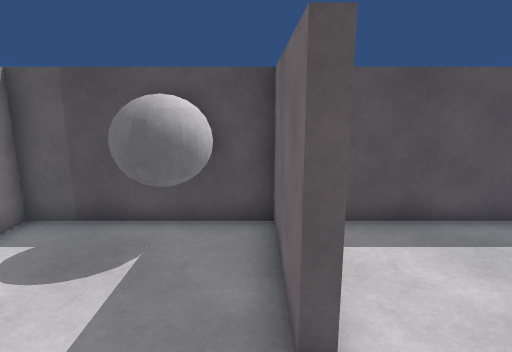
[1] (above)

16 first-person views from a walk through a scene from a Unity 3-D project. The camera is 1.5 m above the floor, tilts 12° down and sees 75° across. The floor is counted in squares, 0.5 m on a side. Each view is taken from the middle of a square. On the plan, view 1 faces up. The plan holds only what a view shows up to about 20 squares ahead; the rest is blank. The player character is not drawn.

[2]
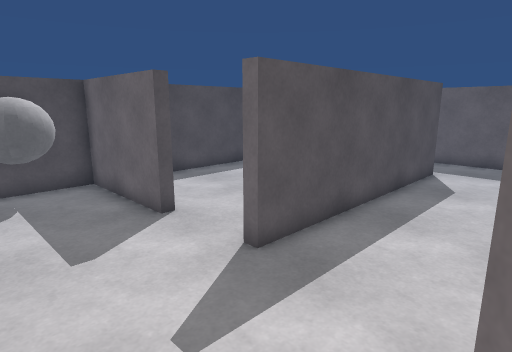

[3]
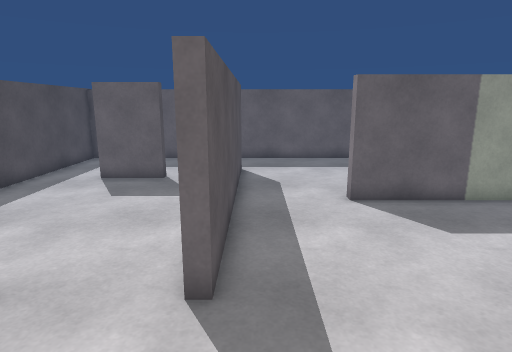

[4]
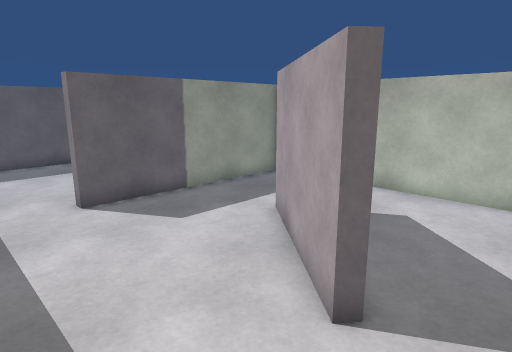

[5]
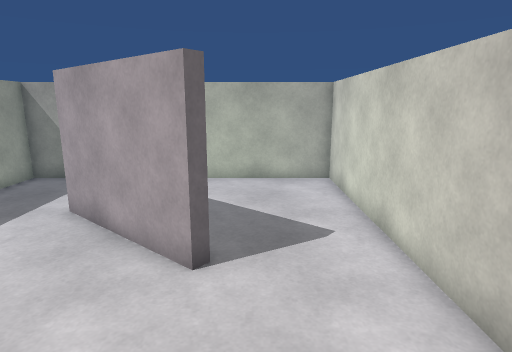

[6]
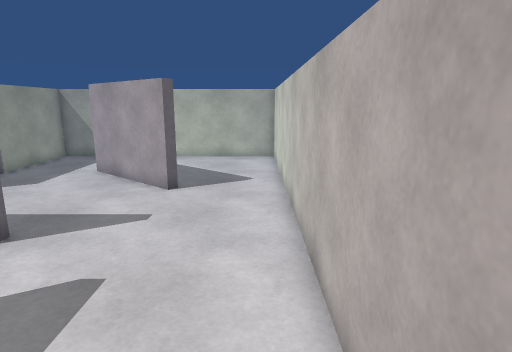

[7]
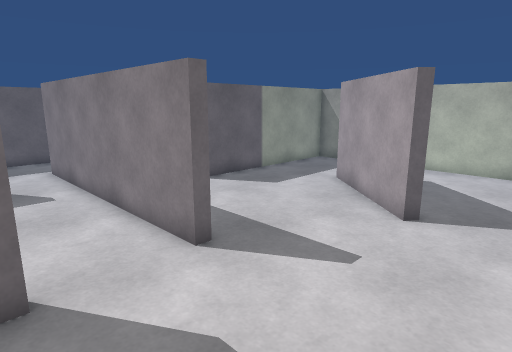

[8]
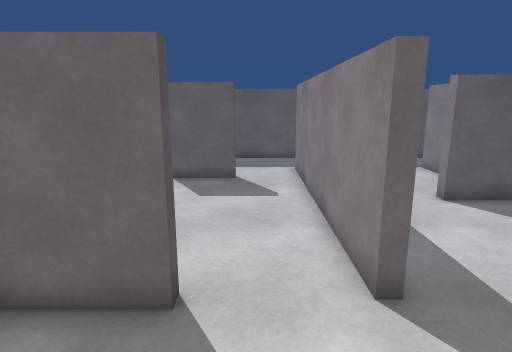

[9]
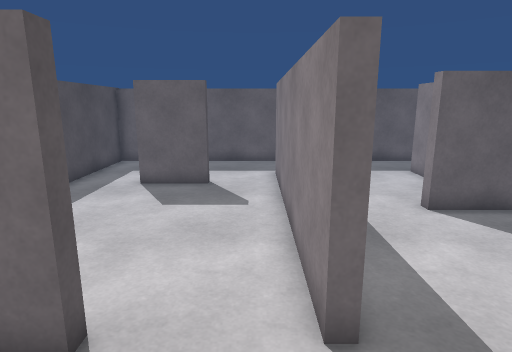

[10]
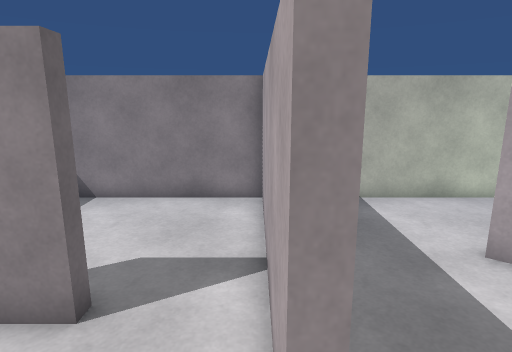

[11]
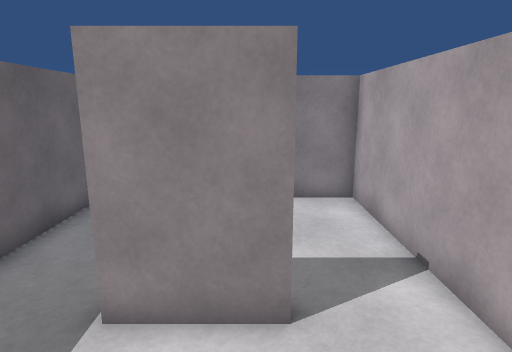

[12]
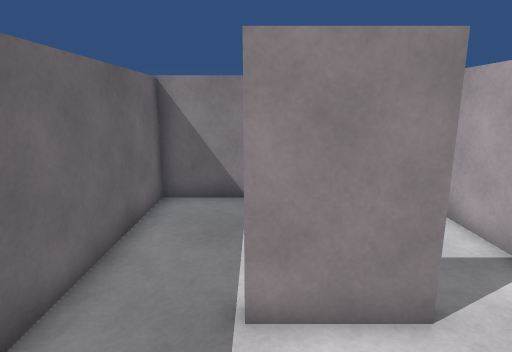

[13]
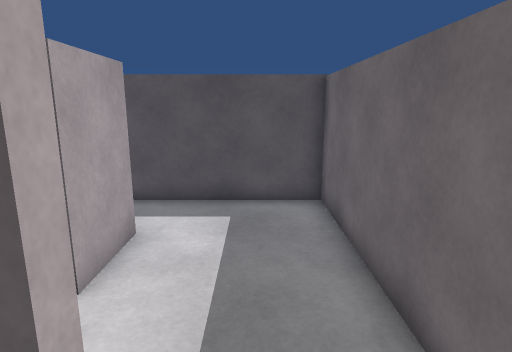

[14]
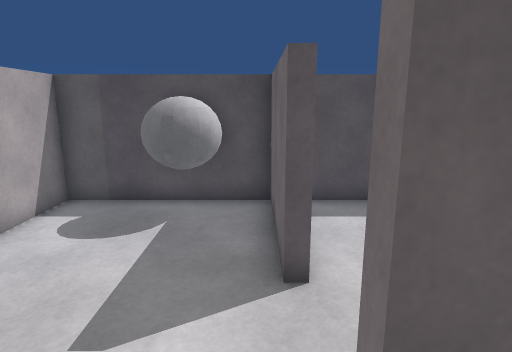

[15]
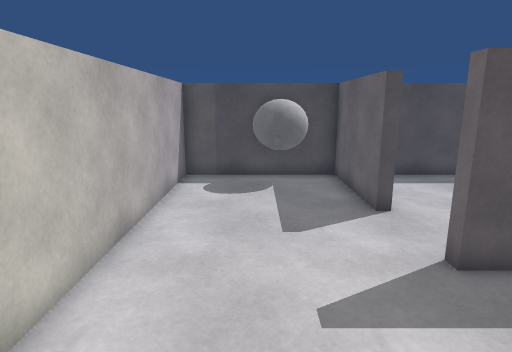

[16]
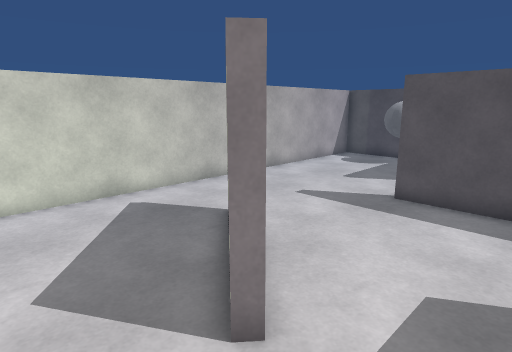

### Floor plan
Points are (right, up) in squares from view 1. A wall is a line through its corners. A room is listed if a view was taken in it or the views show most of it. See-through windows are left out.
Room 1 (views 1, 3, 4, 5, 6, 7, 8, 9, 10, 14)
walls: (1, 3.2) (0.5, 3.2) (0.5, 8.4) (-6.1, 8.4) (-6.1, -3.5); (-2.1, -5.1) (-1.8, -4.7) (2.4, -8.2); (7.4, -0.3) (0.7, -0.3) (0.7, 0.1); (6.3, -7.5) (6.3, -4) (6.8, -4)
ways out: opening at (-4, -4.3) to room 2; opening at (4, -8) to room 2; opening at (6.5, -2) to room 3; opening at (1, 2) to room 4
objects: white ball (-3, 6) to (-1, 7)
Room 2 (views 2, 15, 16)
walls: (2.4, -8.2) (2.1, -8.6) (0.4, -7.2); (-6.1, -3.5) (-6.1, -12.7) (6.3, -12.7) (6.3, -7.5)
ways out: opening at (-4, -4.3) to room 1; opening at (4, -8) to room 1
Room 3 (views 11, 12, 13)
walls: (11.7, -0.3) (7.4, -0.3); (9.5, -6.1) (12.3, -6.1); (6.8, -4) (6.8, -5.5); (15.1, -5.5) (15.1, -0.5)
ways out: opening at (6.5, -2) to room 1; opening at (13, 0) to room 4; opening at (8.5, -6.5) to room 5; opening at (13.5, -6.5) to room 5
Room 4 (no view inside)
walls: (10.1, 5.6) (10.1, 2.9) (9.7, 2.9) (9.7, 5.6); (0.7, 0.1) (11.7, 0.1) (11.7, -0.3); (15.1, -0.5) (15.1, 8.4) (1.8, 8.4)
ways out: opening at (1, 2) to room 1; opening at (13, 0) to room 3
Room 5 (no view inside)
walls: (9.5, -6.6) (9.5, -6.1); (6.8, -5.5) (6.8, -12.7) (15.1, -12.7) (15.1, -5.5)
ways out: opening at (8.5, -6.5) to room 3; opening at (13.5, -6.5) to room 3

Positions as (right, up) in squares from view 1, and headings:
1: (0, 0), facing up
2: (-4, -5), facing up-right
3: (-4, -1), facing right
4: (-4, -1), facing down-right
5: (-3, 1), facing down
6: (-5, 7), facing down
7: (-5, 4), facing down-right
8: (-4, 2), facing right
9: (-3, 1), facing right
10: (7, -2), facing down
11: (10, -2), facing down
12: (12, -2), facing down
13: (13, -2), facing up
14: (0, -2), facing up
15: (-3, -6), facing up
16: (5, -11), facing up-left
